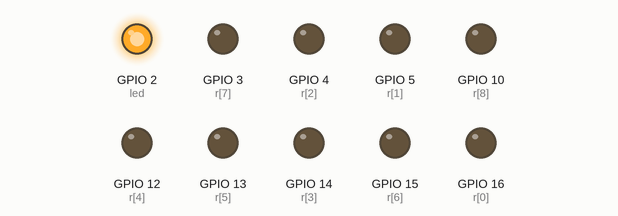
The sketch below on a simulated ESP8266 (NodeMCU). Shown: output pins drawn as LEDs (lit = HIGH). Dashed ring = blinking. WiFi joins after 1.5 s; servers stay silent unless stated.

Above: at 0.21 s.
At 1.26 s:
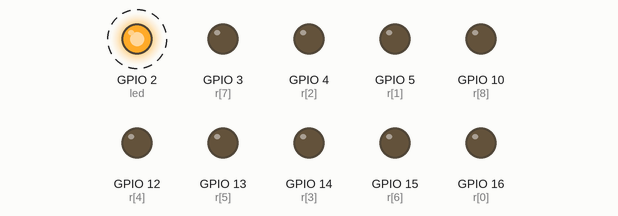
Timing chart, 0 to 3.1 s (numbered marks = the images above):
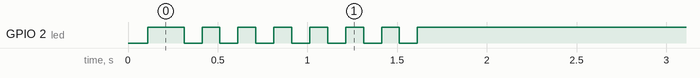

The sketch:

nodemcu.ino
```cpp
/*
 * NodeMCU Pins Connections
 * D0 - 16
 * D1 - 5
 * D2 - 4
 * D5 - 14
 * D6 - 12
 * D7 - 13
 * D8 - 15
 * D9 - 3
 * SD3 - 10
*/
#include <ESP8266WiFi.h>
#include <ESP8266HTTPClient.h>

const char* ssid = "Jionet";
const char* password = "Sakshiji";
const int led = 2;
const int r[9] = {16,5,4,14,12,13,15,3,10};
void setup () {
  delay(10);
  pinMode(led, OUTPUT);
  for(int i=0;i<9;i++)
  {
    pinMode(r[i], OUTPUT);
    digitalWrite(r[i], LOW);
  }
  digitalWrite(led, LOW);
  delay(100);
  digitalWrite(led, HIGH);

}

void loop() {
    if (WiFi.status() != WL_CONNECTED)
    {
        WiFi.begin(ssid, password);
        while (WiFi.status() != WL_CONNECTED) {
          delay(100);
          digitalWrite(led, HIGH);
          delay(100);
          digitalWrite(led, LOW);
        }
        digitalWrite(led, HIGH);
    }
    String val,server;
    int i;
    HTTPClient http;
    server = "http://esp.sargatechnology.com/mydevice/ESP3";
    http.begin(server);
    int httpCode = http.GET();
    val = http.getString();
    http.end();
    for(i=1;i<=9;i++)
    {
      String str1 = (String)i+":ON";
      String str2 = (String)i+":OFF";
      if(val.indexOf(str1) >= 0)
      {
        digitalWrite(r[i-1], HIGH);
        digitalWrite(led, LOW);
        delay(100);
        digitalWrite(led, HIGH);
      }
      else if(val.indexOf(str2) >= 0)
      {
        digitalWrite(r[i-1], LOW);
        digitalWrite(led, LOW);
        delay(100);
        digitalWrite(led, HIGH);
      }
    }
}
```

Measured:
- by itself, GPIO 2 (led): alternates HIGH for 0.10 s and LOW for 0.10 s, 14 changes in all, then stays HIGH
